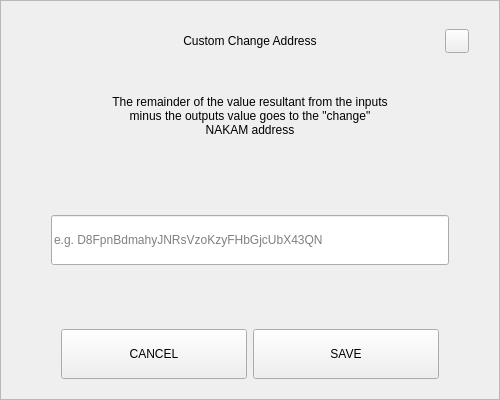
<?xml version="1.0" encoding="UTF-8"?>
<ui version="4.0">
 <class>SendChangeAddressDialog</class>
 <widget class="QDialog" name="SendChangeAddressDialog">
  <property name="geometry">
   <rect>
    <x>0</x>
    <y>0</y>
    <width>500</width>
    <height>400</height>
   </rect>
  </property>
  <property name="windowTitle">
   <string>Dialog</string>
  </property>
  <layout class="QVBoxLayout" name="verticalLayout">
   <property name="spacing">
    <number>0</number>
   </property>
   <property name="leftMargin">
    <number>0</number>
   </property>
   <property name="topMargin">
    <number>0</number>
   </property>
   <property name="rightMargin">
    <number>0</number>
   </property>
   <property name="bottomMargin">
    <number>0</number>
   </property>
   <item>
    <widget class="QFrame" name="frame">
     <property name="styleSheet">
      <string notr="true"/>
     </property>
     <property name="frameShape">
      <enum>QFrame::StyledPanel</enum>
     </property>
     <property name="frameShadow">
      <enum>QFrame::Raised</enum>
     </property>
     <layout class="QVBoxLayout" name="verticalLayout_2" stretch="0,0,0,0,0,0,0">
      <property name="spacing">
       <number>0</number>
      </property>
      <property name="leftMargin">
       <number>30</number>
      </property>
      <property name="topMargin">
       <number>20</number>
      </property>
      <property name="rightMargin">
       <number>30</number>
      </property>
      <property name="bottomMargin">
       <number>20</number>
      </property>
      <item>
       <layout class="QHBoxLayout" name="horizontalLayout_3">
        <property name="spacing">
         <number>0</number>
        </property>
        <item>
         <spacer name="horizontalSpacer_2">
          <property name="orientation">
           <enum>Qt::Horizontal</enum>
          </property>
          <property name="sizeHint" stdset="0">
           <size>
            <width>40</width>
            <height>20</height>
           </size>
          </property>
         </spacer>
        </item>
        <item>
         <widget class="QLabel" name="labelTitle">
          <property name="minimumSize">
           <size>
            <width>0</width>
            <height>40</height>
           </size>
          </property>
          <property name="maximumSize">
           <size>
            <width>16777215</width>
            <height>40</height>
           </size>
          </property>
          <property name="styleSheet">
           <string notr="true">padding-left:24px;</string>
          </property>
          <property name="text">
           <string>Custom Change Address</string>
          </property>
          <property name="alignment">
           <set>Qt::AlignCenter</set>
          </property>
          <property name="margin">
           <number>7</number>
          </property>
         </widget>
        </item>
        <item>
         <spacer name="horizontalSpacer">
          <property name="orientation">
           <enum>Qt::Horizontal</enum>
          </property>
          <property name="sizeHint" stdset="0">
           <size>
            <width>40</width>
            <height>20</height>
           </size>
          </property>
         </spacer>
        </item>
        <item>
         <widget class="QPushButton" name="btnEsc">
          <property name="minimumSize">
           <size>
            <width>24</width>
            <height>24</height>
           </size>
          </property>
          <property name="maximumSize">
           <size>
            <width>24</width>
            <height>24</height>
           </size>
          </property>
          <property name="focusPolicy">
           <enum>Qt::NoFocus</enum>
          </property>
          <property name="text">
           <string/>
          </property>
         </widget>
        </item>
       </layout>
      </item>
      <item>
       <spacer name="verticalSpacer_2">
        <property name="orientation">
         <enum>Qt::Vertical</enum>
        </property>
        <property name="sizeType">
         <enum>QSizePolicy::Fixed</enum>
        </property>
        <property name="sizeHint" stdset="0">
         <size>
          <width>20</width>
          <height>20</height>
         </size>
        </property>
       </spacer>
      </item>
      <item alignment="Qt::AlignHCenter">
       <widget class="QLabel" name="labelMessage">
        <property name="minimumSize">
         <size>
          <width>0</width>
          <height>70</height>
         </size>
        </property>
        <property name="text">
         <string>The remainder of the value resultant from the inputs minus the outputs value goes to the &quot;change&quot; NAKAM address</string>
        </property>
        <property name="alignment">
         <set>Qt::AlignCenter</set>
        </property>
        <property name="wordWrap">
         <bool>true</bool>
        </property>
       </widget>
      </item>
      <item>
       <spacer name="verticalSpacer_3">
        <property name="orientation">
         <enum>Qt::Vertical</enum>
        </property>
        <property name="sizeHint" stdset="0">
         <size>
          <width>20</width>
          <height>40</height>
         </size>
        </property>
       </spacer>
      </item>
      <item>
       <layout class="QHBoxLayout" name="horizontalLayout_2">
        <property name="spacing">
         <number>0</number>
        </property>
        <property name="leftMargin">
         <number>20</number>
        </property>
        <property name="rightMargin">
         <number>20</number>
        </property>
        <item>
         <widget class="QLineEdit" name="lineEditAddress">
          <property name="minimumSize">
           <size>
            <width>0</width>
            <height>50</height>
           </size>
          </property>
          <property name="placeholderText">
           <string notr="true">e.g. D8FpnBdmahyJNRsVzoKzyFHbGjcUbX43QN</string>
          </property>
         </widget>
        </item>
       </layout>
      </item>
      <item>
       <spacer name="verticalSpacer">
        <property name="orientation">
         <enum>Qt::Vertical</enum>
        </property>
        <property name="sizeHint" stdset="0">
         <size>
          <width>20</width>
          <height>40</height>
         </size>
        </property>
       </spacer>
      </item>
      <item>
       <layout class="QHBoxLayout" name="horizontalLayout" stretch="2,2">
        <property name="spacing">
         <number>6</number>
        </property>
        <property name="leftMargin">
         <number>30</number>
        </property>
        <property name="rightMargin">
         <number>30</number>
        </property>
        <item>
         <widget class="QPushButton" name="btnCancel">
          <property name="minimumSize">
           <size>
            <width>180</width>
            <height>50</height>
           </size>
          </property>
          <property name="focusPolicy">
           <enum>Qt::NoFocus</enum>
          </property>
          <property name="text">
           <string>CANCEL</string>
          </property>
         </widget>
        </item>
        <item>
         <widget class="QPushButton" name="btnSave">
          <property name="minimumSize">
           <size>
            <width>180</width>
            <height>50</height>
           </size>
          </property>
          <property name="focusPolicy">
           <enum>Qt::NoFocus</enum>
          </property>
          <property name="text">
           <string>SAVE</string>
          </property>
         </widget>
        </item>
       </layout>
      </item>
     </layout>
    </widget>
   </item>
  </layout>
 </widget>
 <resources/>
 <connections/>
</ui>
